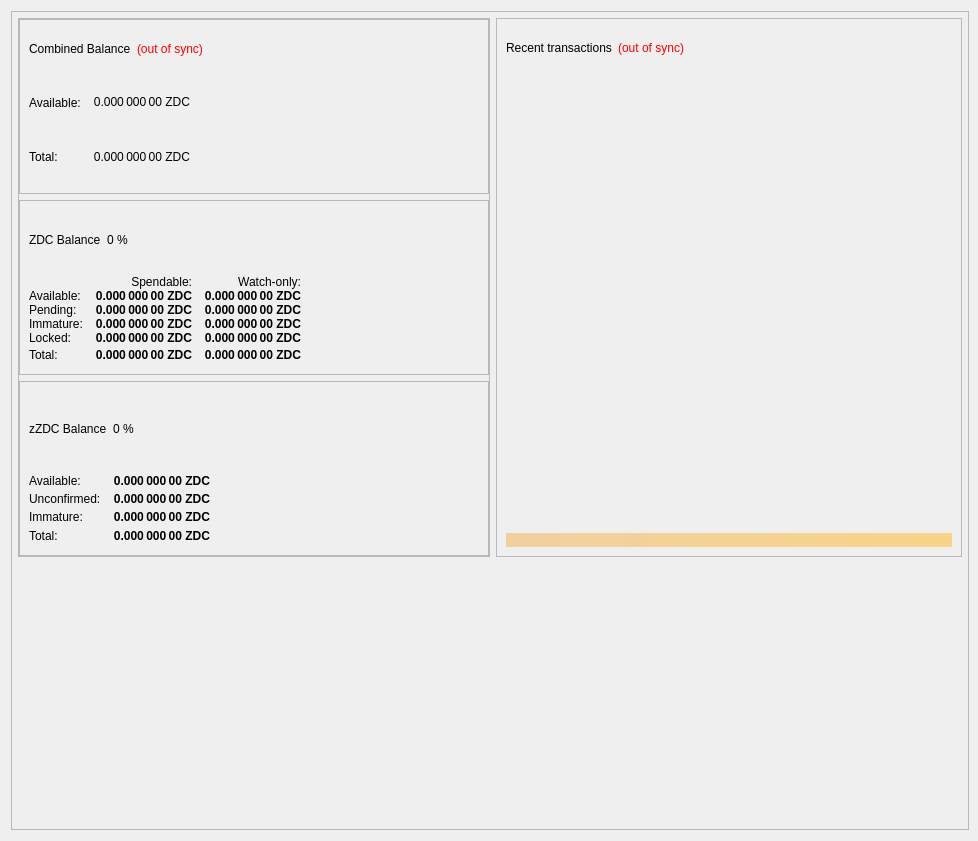
<?xml version="1.0" encoding="UTF-8"?>
<ui version="4.0">
 <class>OverviewPage</class>
 <widget class="QWidget" name="OverviewPage">
  <property name="geometry">
   <rect>
    <x>0</x>
    <y>0</y>
    <width>978</width>
    <height>841</height>
   </rect>
  </property>
  <property name="minimumSize">
   <size>
    <width>960</width>
    <height>682</height>
   </size>
  </property>
  <property name="windowTitle">
   <string>Form</string>
  </property>
  <layout class="QVBoxLayout" name="topLayout" stretch="1">
   <property name="rightMargin">
    <number>9</number>
   </property>
   <item>
    <widget class="QFrame" name="frame_BG">
     <property name="minimumSize">
      <size>
       <width>850</width>
       <height>610</height>
      </size>
     </property>
     <property name="maximumSize">
      <size>
       <width>16777215</width>
       <height>16777215</height>
      </size>
     </property>
     <property name="frameShape">
      <enum>QFrame::StyledPanel</enum>
     </property>
     <property name="frameShadow">
      <enum>QFrame::Raised</enum>
     </property>
     <layout class="QVBoxLayout" name="verticalLayout_3" stretch="0,0">
      <property name="leftMargin">
       <number>0</number>
      </property>
      <property name="topMargin">
       <number>0</number>
      </property>
      <property name="rightMargin">
       <number>0</number>
      </property>
      <property name="bottomMargin">
       <number>6</number>
      </property>
      <item>
       <layout class="QVBoxLayout" name="verticalLayout_Master" stretch="0,1">
        <property name="leftMargin">
         <number>0</number>
        </property>
        <property name="topMargin">
         <number>0</number>
        </property>
        <property name="rightMargin">
         <number>0</number>
        </property>
        <property name="bottomMargin">
         <number>0</number>
        </property>
        <item>
         <widget class="QFrame" name="frame_Header">
          <layout class="QVBoxLayout" name="verticalLayout_Header">
           <property name="leftMargin">
            <number>0</number>
           </property>
           <property name="topMargin">
            <number>0</number>
           </property>
           <property name="rightMargin">
            <number>0</number>
           </property>
           <property name="bottomMargin">
            <number>0</number>
           </property>
          </layout>
         </widget>
        </item>
        <item>
         <widget class="QFrame" name="frame_Content">
          <layout class="QVBoxLayout" name="verticalLayout_Content">
           <property name="leftMargin">
            <number>6</number>
           </property>
           <property name="topMargin">
            <number>0</number>
           </property>
           <property name="rightMargin">
            <number>6</number>
           </property>
           <property name="bottomMargin">
            <number>0</number>
           </property>
           <item>
            <layout class="QHBoxLayout" name="horizontalLayout_Content" stretch="1,1">
             <property name="spacing">
              <number>6</number>
             </property>
             <item>
              <layout class="QVBoxLayout" name="verticalLayout_left" stretch="1">
               <item>
                <widget class="QFrame" name="frameObfuscation">
                 <property name="minimumSize">
                  <size>
                   <width>0</width>
                   <height>0</height>
                  </size>
                 </property>
                 <property name="frameShape">
                  <enum>QFrame::StyledPanel</enum>
                 </property>
                 <property name="frameShadow">
                  <enum>QFrame::Raised</enum>
                 </property>
                 <layout class="QVBoxLayout" name="verticalLayout" stretch="0,0,0">
                  <property name="leftMargin">
                   <number>0</number>
                  </property>
                  <property name="topMargin">
                   <number>0</number>
                  </property>
                  <property name="rightMargin">
                   <number>0</number>
                  </property>
                  <property name="bottomMargin">
                   <number>0</number>
                  </property>
                  <item>
                   <widget class="QFrame" name="frame_CombinedBalances">
                    <property name="minimumSize">
                     <size>
                      <width>470</width>
                      <height>0</height>
                     </size>
                    </property>
                    <property name="frameShape">
                     <enum>QFrame::StyledPanel</enum>
                    </property>
                    <property name="frameShadow">
                     <enum>QFrame::Raised</enum>
                    </property>
                    <layout class="QVBoxLayout" name="verticalLayout_5">
                     <property name="spacing">
                      <number>6</number>
                     </property>
                     <property name="sizeConstraint">
                      <enum>QLayout::SetNoConstraint</enum>
                     </property>
                     <item>
                      <layout class="QHBoxLayout" name="horizontalLayout_5" stretch="0,0,0">
                       <item>
                        <widget class="QLabel" name="label_5z">
                         <property name="minimumSize">
                          <size>
                           <width>0</width>
                           <height>20</height>
                          </size>
                         </property>
                         <property name="maximumSize">
                          <size>
                           <width>16777215</width>
                           <height>40</height>
                          </size>
                         </property>
                         <property name="font">
                          <font>
                           <weight>50</weight>
                           <bold>false</bold>
                          </font>
                         </property>
                         <property name="toolTip">
                          <string>Combined Balance (including unconfirmed and immature coins)</string>
                         </property>
                         <property name="text">
                          <string>Combined Balance</string>
                         </property>
                        </widget>
                       </item>
                       <item>
                        <widget class="QLabel" name="labelWalletStatus">
                         <property name="maximumSize">
                          <size>
                           <width>16777215</width>
                           <height>40</height>
                          </size>
                         </property>
                         <property name="cursor">
                          <cursorShape>WhatsThisCursor</cursorShape>
                         </property>
                         <property name="toolTip">
                          <string>The displayed information may be out of date. Your wallet automatically synchronizes with the Zodiac network after a connection is established, but this process has not completed yet.</string>
                         </property>
                         <property name="styleSheet">
                          <string notr="true">QLabel { color: red; }</string>
                         </property>
                         <property name="text">
                          <string notr="true">(out of sync)</string>
                         </property>
                         <property name="alignment">
                          <set>Qt::AlignLeading|Qt::AlignLeft|Qt::AlignVCenter</set>
                         </property>
                        </widget>
                       </item>
                       <item>
                        <spacer name="horizontalSpacer_1">
                         <property name="orientation">
                          <enum>Qt::Horizontal</enum>
                         </property>
                         <property name="sizeHint" stdset="0">
                          <size>
                           <width>40</width>
                           <height>20</height>
                          </size>
                         </property>
                        </spacer>
                       </item>
                      </layout>
                     </item>
                     <item>
                      <layout class="QGridLayout" name="gridLayout_3">
                       <property name="horizontalSpacing">
                        <number>12</number>
                       </property>
                       <property name="verticalSpacing">
                        <number>0</number>
                       </property>
                       <item row="1" column="0">
                        <widget class="QLabel" name="labelBalanceTextz">
                         <property name="text">
                          <string>Available:</string>
                         </property>
                        </widget>
                       </item>
                       <item row="1" column="1">
                        <widget class="QLabel" name="labelBalancez">
                         <property name="font">
                          <font>
                           <weight>50</weight>
                           <bold>false</bold>
                          </font>
                         </property>
                         <property name="cursor">
                          <cursorShape>IBeamCursor</cursorShape>
                         </property>
                         <property name="toolTip">
                          <string>Your current spendable balance</string>
                         </property>
                         <property name="text">
                          <string notr="true">0.000 000 00 ZDC</string>
                         </property>
                         <property name="alignment">
                          <set>Qt::AlignRight|Qt::AlignTrailing|Qt::AlignVCenter</set>
                         </property>
                         <property name="textInteractionFlags">
                          <set>Qt::LinksAccessibleByMouse|Qt::TextSelectableByKeyboard|Qt::TextSelectableByMouse</set>
                         </property>
                        </widget>
                       </item>
                       <item row="2" column="0">
                        <widget class="QLabel" name="labelTotalTextz">
                         <property name="text">
                          <string>Total:</string>
                         </property>
                        </widget>
                       </item>
                       <item row="2" column="1">
                        <widget class="QLabel" name="labelTotalz">
                         <property name="font">
                          <font>
                           <weight>50</weight>
                           <bold>false</bold>
                          </font>
                         </property>
                         <property name="cursor">
                          <cursorShape>IBeamCursor</cursorShape>
                         </property>
                         <property name="toolTip">
                          <string>Total Balance, including all unavailable coins.</string>
                         </property>
                         <property name="text">
                          <string notr="true">0.000 000 00 ZDC</string>
                         </property>
                         <property name="alignment">
                          <set>Qt::AlignRight|Qt::AlignTrailing|Qt::AlignVCenter</set>
                         </property>
                         <property name="textInteractionFlags">
                          <set>Qt::LinksAccessibleByMouse|Qt::TextSelectableByKeyboard|Qt::TextSelectableByMouse</set>
                         </property>
                        </widget>
                       </item>
                       <item row="2" column="3">
                        <spacer name="horizontalSpacer_2">
                         <property name="orientation">
                          <enum>Qt::Horizontal</enum>
                         </property>
                         <property name="sizeHint" stdset="0">
                          <size>
                           <width>40</width>
                           <height>0</height>
                          </size>
                         </property>
                        </spacer>
                       </item>
                      </layout>
                     </item>
                    </layout>
                   </widget>
                  </item>
                  <item>
                   <widget class="QFrame" name="frame_Balances">
                    <property name="frameShape">
                     <enum>QFrame::StyledPanel</enum>
                    </property>
                    <property name="frameShadow">
                     <enum>QFrame::Raised</enum>
                    </property>
                    <layout class="QVBoxLayout" name="verticalLayout_4">
                     <item>
                      <layout class="QHBoxLayout" name="horizontalLayout_4">
                       <item>
                        <widget class="QLabel" name="label_5">
                         <property name="minimumSize">
                          <size>
                           <width>0</width>
                           <height>20</height>
                          </size>
                         </property>
                         <property name="font">
                          <font>
                           <weight>50</weight>
                           <bold>false</bold>
                          </font>
                         </property>
                         <property name="text">
                          <string>ZDC Balance</string>
                         </property>
                        </widget>
                       </item>
                       <item>
                        <widget class="QLabel" name="labelZDCPercent">
                         <property name="text">
                          <string notr="true">0 %</string>
                         </property>
                        </widget>
                       </item>
                       <item>
                        <spacer name="horizontalSpacer_3">
                         <property name="orientation">
                          <enum>Qt::Horizontal</enum>
                         </property>
                         <property name="sizeHint" stdset="0">
                          <size>
                           <width>40</width>
                           <height>20</height>
                          </size>
                         </property>
                        </spacer>
                       </item>
                      </layout>
                     </item>
                     <item>
                      <layout class="QGridLayout" name="gridLayout">
                       <property name="horizontalSpacing">
                        <number>12</number>
                       </property>
                       <property name="verticalSpacing">
                        <number>0</number>
                       </property>
                       <item row="0" column="1">
                        <widget class="QLabel" name="labelSpendable">
                         <property name="text">
                          <string>Spendable:</string>
                         </property>
                         <property name="alignment">
                          <set>Qt::AlignRight|Qt::AlignTrailing|Qt::AlignVCenter</set>
                         </property>
                        </widget>
                       </item>
                       <item row="0" column="2">
                        <widget class="QLabel" name="labelWatchonly">
                         <property name="text">
                          <string>Watch-only:</string>
                         </property>
                         <property name="alignment">
                          <set>Qt::AlignRight|Qt::AlignTrailing|Qt::AlignVCenter</set>
                         </property>
                        </widget>
                       </item>
                       <item row="1" column="0">
                        <widget class="QLabel" name="labelBalanceText">
                         <property name="text">
                          <string>Available:</string>
                         </property>
                        </widget>
                       </item>
                       <item row="1" column="1">
                        <widget class="QLabel" name="labelBalance">
                         <property name="font">
                          <font>
                           <weight>75</weight>
                           <bold>true</bold>
                          </font>
                         </property>
                         <property name="cursor">
                          <cursorShape>IBeamCursor</cursorShape>
                         </property>
                         <property name="toolTip">
                          <string>Your current spendable balance</string>
                         </property>
                         <property name="text">
                          <string notr="true">0.000 000 00 ZDC</string>
                         </property>
                         <property name="alignment">
                          <set>Qt::AlignRight|Qt::AlignTrailing|Qt::AlignVCenter</set>
                         </property>
                         <property name="textInteractionFlags">
                          <set>Qt::LinksAccessibleByMouse|Qt::TextSelectableByKeyboard|Qt::TextSelectableByMouse</set>
                         </property>
                        </widget>
                       </item>
                       <item row="1" column="2">
                        <widget class="QLabel" name="labelWatchAvailable">
                         <property name="font">
                          <font>
                           <weight>75</weight>
                           <bold>true</bold>
                          </font>
                         </property>
                         <property name="cursor">
                          <cursorShape>IBeamCursor</cursorShape>
                         </property>
                         <property name="toolTip">
                          <string>Your current balance in watch-only addresses</string>
                         </property>
                         <property name="text">
                          <string notr="true">0.000 000 00 ZDC</string>
                         </property>
                         <property name="alignment">
                          <set>Qt::AlignRight|Qt::AlignTrailing|Qt::AlignVCenter</set>
                         </property>
                         <property name="textInteractionFlags">
                          <set>Qt::LinksAccessibleByMouse|Qt::TextSelectableByKeyboard|Qt::TextSelectableByMouse</set>
                         </property>
                        </widget>
                       </item>
                       <item row="2" column="0">
                        <widget class="QLabel" name="labelPendingText">
                         <property name="text">
                          <string>Pending:</string>
                         </property>
                        </widget>
                       </item>
                       <item row="2" column="1">
                        <widget class="QLabel" name="labelUnconfirmed">
                         <property name="font">
                          <font>
                           <weight>75</weight>
                           <bold>true</bold>
                          </font>
                         </property>
                         <property name="cursor">
                          <cursorShape>IBeamCursor</cursorShape>
                         </property>
                         <property name="toolTip">
                          <string>Total of transactions that have yet to be confirmed, and do not yet count toward the spendable balance</string>
                         </property>
                         <property name="text">
                          <string notr="true">0.000 000 00 ZDC</string>
                         </property>
                         <property name="alignment">
                          <set>Qt::AlignRight|Qt::AlignTrailing|Qt::AlignVCenter</set>
                         </property>
                         <property name="textInteractionFlags">
                          <set>Qt::LinksAccessibleByMouse|Qt::TextSelectableByKeyboard|Qt::TextSelectableByMouse</set>
                         </property>
                        </widget>
                       </item>
                       <item row="2" column="2">
                        <widget class="QLabel" name="labelWatchPending">
                         <property name="font">
                          <font>
                           <weight>75</weight>
                           <bold>true</bold>
                          </font>
                         </property>
                         <property name="cursor">
                          <cursorShape>IBeamCursor</cursorShape>
                         </property>
                         <property name="toolTip">
                          <string>Unconfirmed transactions to watch-only addresses</string>
                         </property>
                         <property name="text">
                          <string notr="true">0.000 000 00 ZDC</string>
                         </property>
                         <property name="alignment">
                          <set>Qt::AlignRight|Qt::AlignTrailing|Qt::AlignVCenter</set>
                         </property>
                         <property name="textInteractionFlags">
                          <set>Qt::LinksAccessibleByMouse|Qt::TextSelectableByKeyboard|Qt::TextSelectableByMouse</set>
                         </property>
                        </widget>
                       </item>
                       <item row="3" column="0">
                        <widget class="QLabel" name="labelImmatureText">
                         <property name="text">
                          <string>Immature:</string>
                         </property>
                        </widget>
                       </item>
                       <item row="3" column="1">
                        <widget class="QLabel" name="labelImmature">
                         <property name="font">
                          <font>
                           <weight>75</weight>
                           <bold>true</bold>
                          </font>
                         </property>
                         <property name="cursor">
                          <cursorShape>IBeamCursor</cursorShape>
                         </property>
                         <property name="toolTip">
                          <string>Staked or masternode rewards that has not yet matured</string>
                         </property>
                         <property name="text">
                          <string notr="true">0.000 000 00 ZDC</string>
                         </property>
                         <property name="alignment">
                          <set>Qt::AlignRight|Qt::AlignTrailing|Qt::AlignVCenter</set>
                         </property>
                         <property name="textInteractionFlags">
                          <set>Qt::LinksAccessibleByMouse|Qt::TextSelectableByKeyboard|Qt::TextSelectableByMouse</set>
                         </property>
                        </widget>
                       </item>
                       <item row="3" column="2">
                        <widget class="QLabel" name="labelWatchImmature">
                         <property name="font">
                          <font>
                           <weight>75</weight>
                           <bold>true</bold>
                          </font>
                         </property>
                         <property name="cursor">
                          <cursorShape>IBeamCursor</cursorShape>
                         </property>
                         <property name="toolTip">
                          <string>Staked or masternode rewards in watch-only addresses that has not yet matured</string>
                         </property>
                         <property name="text">
                          <string notr="true">0.000 000 00 ZDC</string>
                         </property>
                         <property name="alignment">
                          <set>Qt::AlignRight|Qt::AlignTrailing|Qt::AlignVCenter</set>
                         </property>
                         <property name="textInteractionFlags">
                          <set>Qt::LinksAccessibleByMouse|Qt::TextSelectableByKeyboard|Qt::TextSelectableByMouse</set>
                         </property>
                        </widget>
                       </item>
                       <item row="4" column="0">
                        <widget class="QLabel" name="labelLockedBalanceText">
                         <property name="toolTip">
                          <string>Locked ZDC or Masternode collaterals. These are excluded from zZDC minting.</string>
                         </property>
                         <property name="text">
                          <string>Locked:</string>
                         </property>
                        </widget>
                       </item>
                       <item row="4" column="1">
                        <widget class="QLabel" name="labelLockedBalance">
                         <property name="font">
                          <font>
                           <weight>75</weight>
                           <bold>true</bold>
                          </font>
                         </property>
                         <property name="cursor">
                          <cursorShape>IBeamCursor</cursorShape>
                         </property>
                         <property name="toolTip">
                          <string>Locked ZDC or Masternode collaterals. These are excluded from zZDC minting.</string>
                         </property>
                         <property name="text">
                          <string notr="true">0.000 000 00 ZDC</string>
                         </property>
                         <property name="alignment">
                          <set>Qt::AlignRight|Qt::AlignTrailing|Qt::AlignVCenter</set>
                         </property>
                         <property name="textInteractionFlags">
                          <set>Qt::LinksAccessibleByMouse|Qt::TextSelectableByKeyboard|Qt::TextSelectableByMouse</set>
                         </property>
                        </widget>
                       </item>
                       <item row="4" column="2">
                        <widget class="QLabel" name="labelWatchLocked">
                         <property name="font">
                          <font>
                           <weight>75</weight>
                           <bold>true</bold>
                          </font>
                         </property>
                         <property name="cursor">
                          <cursorShape>IBeamCursor</cursorShape>
                         </property>
                         <property name="toolTip">
                          <string>Current locked balance in watch-only addresses</string>
                         </property>
                         <property name="text">
                          <string notr="true">0.000 000 00 ZDC</string>
                         </property>
                         <property name="alignment">
                          <set>Qt::AlignRight|Qt::AlignTrailing|Qt::AlignVCenter</set>
                         </property>
                         <property name="textInteractionFlags">
                          <set>Qt::LinksAccessibleByMouse|Qt::TextSelectableByKeyboard|Qt::TextSelectableByMouse</set>
                         </property>
                        </widget>
                       </item>
                       <item row="5" column="0">
                        <widget class="QLabel" name="labelTotalText">
                         <property name="toolTip">
                          <string>Your current Zodiac balance, unconfirmed and immature transactions included</string>
                         </property>
                         <property name="text">
                          <string>Total:</string>
                         </property>
                        </widget>
                       </item>
                       <item row="5" column="1">
                        <widget class="QLabel" name="labelTotal">
                         <property name="font">
                          <font>
                           <weight>75</weight>
                           <bold>true</bold>
                          </font>
                         </property>
                         <property name="cursor">
                          <cursorShape>IBeamCursor</cursorShape>
                         </property>
                         <property name="toolTip">
                          <string>Your current Zodiac balance, unconfirmed and immature transactions included</string>
                         </property>
                         <property name="text">
                          <string notr="true">0.000 000 00 ZDC</string>
                         </property>
                         <property name="alignment">
                          <set>Qt::AlignRight|Qt::AlignTrailing|Qt::AlignVCenter</set>
                         </property>
                         <property name="textInteractionFlags">
                          <set>Qt::LinksAccessibleByMouse|Qt::TextSelectableByKeyboard|Qt::TextSelectableByMouse</set>
                         </property>
                        </widget>
                       </item>
                       <item row="5" column="2">
                        <widget class="QLabel" name="labelWatchTotal">
                         <property name="font">
                          <font>
                           <weight>75</weight>
                           <bold>true</bold>
                          </font>
                         </property>
                         <property name="cursor">
                          <cursorShape>IBeamCursor</cursorShape>
                         </property>
                         <property name="toolTip">
                          <string>Current total balance in watch-only addresses</string>
                         </property>
                         <property name="text">
                          <string notr="true">0.000 000 00 ZDC</string>
                         </property>
                         <property name="alignment">
                          <set>Qt::AlignRight|Qt::AlignTrailing|Qt::AlignVCenter</set>
                         </property>
                         <property name="textInteractionFlags">
                          <set>Qt::LinksAccessibleByMouse|Qt::TextSelectableByKeyboard|Qt::TextSelectableByMouse</set>
                         </property>
                        </widget>
                       </item>
                       <item row="5" column="3">
                        <spacer name="horizontalSpacer_9">
                         <property name="orientation">
                          <enum>Qt::Horizontal</enum>
                         </property>
                         <property name="sizeHint" stdset="0">
                          <size>
                           <width>40</width>
                           <height>20</height>
                          </size>
                         </property>
                        </spacer>
                       </item>
                      </layout>
                     </item>
                    </layout>
                   </widget>
                  </item>
                  <item>
                   <widget class="QFrame" name="frame_ZerocoinBalances">
                    <property name="frameShape">
                     <enum>QFrame::StyledPanel</enum>
                    </property>
                    <property name="frameShadow">
                     <enum>QFrame::Raised</enum>
                    </property>
                    <layout class="QVBoxLayout" name="verticalLayout_7">
                     <item>
                      <layout class="QHBoxLayout" name="horizontalLayout_8" stretch="0,0,0">
                       <item>
                        <widget class="QLabel" name="label_5z_3">
                         <property name="minimumSize">
                          <size>
                           <width>0</width>
                           <height>20</height>
                          </size>
                         </property>
                         <property name="font">
                          <font>
                           <weight>50</weight>
                           <bold>false</bold>
                          </font>
                         </property>
                         <property name="text">
                          <string>zZDC Balance</string>
                         </property>
                        </widget>
                       </item>
                       <item>
                        <widget class="QLabel" name="labelzZDCPercent">
                         <property name="text">
                          <string notr="true">0 %</string>
                         </property>
                        </widget>
                       </item>
                       <item>
                        <spacer name="horizontalSpacer_11">
                         <property name="orientation">
                          <enum>Qt::Horizontal</enum>
                         </property>
                         <property name="sizeHint" stdset="0">
                          <size>
                           <width>40</width>
                           <height>20</height>
                          </size>
                         </property>
                        </spacer>
                       </item>
                      </layout>
                     </item>
                     <item>
                      <layout class="QGridLayout" name="gridLayout_5">
                       <property name="horizontalSpacing">
                        <number>12</number>
                       </property>
                       <property name="verticalSpacing">
                        <number>0</number>
                       </property>
                       <item row="1" column="0">
                        <widget class="QLabel" name="labelzBalanceMatureText">
                         <property name="toolTip">
                          <string>Mature: more than 20 confirmation and more than 1 mint of the same denomination after it was minted.
These zZDC are spendable.</string>
                         </property>
                         <property name="text">
                          <string>Available:</string>
                         </property>
                        </widget>
                       </item>
                       <item row="1" column="1">
                        <widget class="QLabel" name="labelzBalanceMature">
                         <property name="font">
                          <font>
                           <weight>75</weight>
                           <bold>true</bold>
                          </font>
                         </property>
                         <property name="toolTip">
                          <string>Mature: more than 20 confirmation and more than 1 mint of the same denomination after it was minted.
These zZDC are spendable.</string>
                         </property>
                         <property name="text">
                          <string notr="true">0.000 000 00 ZDC</string>
                         </property>
                         <property name="alignment">
                          <set>Qt::AlignRight|Qt::AlignTrailing|Qt::AlignVCenter</set>
                         </property>
                        </widget>
                       </item>
                       <item row="2" column="0">
                        <widget class="QLabel" name="labelzBalanceUnconfirmedText">
                         <property name="toolTip">
                          <string>Unconfirmed: less than 20 confirmations
Immature: confirmed, but less than 3 mints of the same denomination after it was minted</string>
                         </property>
                         <property name="text">
                          <string>Unconfirmed:</string>
                         </property>
                        </widget>
                       </item>
                       <item row="2" column="1">
                        <widget class="QLabel" name="labelzBalanceUnconfirmed">
                         <property name="font">
                          <font>
                           <weight>75</weight>
                           <bold>true</bold>
                          </font>
                         </property>
                         <property name="toolTip">
                          <string>Unconfirmed: less than 20 confirmations
Immature: confirmed, but less than 3 mints of the same denomination after it was minted</string>
                         </property>
                         <property name="text">
                          <string notr="true">0.000 000 00 ZDC</string>
                         </property>
                         <property name="alignment">
                          <set>Qt::AlignRight|Qt::AlignTrailing|Qt::AlignVCenter</set>
                         </property>
                        </widget>
                       </item>
                       <item row="3" column="0">
                        <widget class="QLabel" name="labelzBalanceImmatureText">
                         <property name="toolTip">
                          <string>Unconfirmed: less than 20 confirmations
Immature: confirmed, but less than 3 mints of the same denomination after it was minted</string>
                         </property>
                         <property name="text">
                          <string>Immature:</string>
                         </property>
                        </widget>
                       </item>
                       <item row="3" column="1">
                        <widget class="QLabel" name="labelzBalanceImmature">
                         <property name="font">
                          <font>
                           <weight>75</weight>
                           <bold>true</bold>
                          </font>
                         </property>
                         <property name="toolTip">
                          <string>Unconfirmed: less than 20 confirmations
Immature: confirmed, but less than 3 mints of the same denomination after it was minted</string>
                         </property>
                         <property name="text">
                          <string notr="true">0.000 000 00 ZDC</string>
                         </property>
                         <property name="alignment">
                          <set>Qt::AlignRight|Qt::AlignTrailing|Qt::AlignVCenter</set>
                         </property>
                        </widget>
                       </item>
                       <item row="4" column="0">
                        <widget class="QLabel" name="labelzBalanceText">
                         <property name="toolTip">
                          <string>Your current zZDC balance, unconfirmed and immature zZDC included.</string>
                         </property>
                         <property name="text">
                          <string>Total:</string>
                         </property>
                        </widget>
                       </item>
                       <item row="4" column="1">
                        <widget class="QLabel" name="labelzBalance">
                         <property name="font">
                          <font>
                           <weight>75</weight>
                           <bold>true</bold>
                          </font>
                         </property>
                         <property name="cursor">
                          <cursorShape>IBeamCursor</cursorShape>
                         </property>
                         <property name="toolTip">
                          <string>Your current zZDC balance, unconfirmed and immature zZDC included.</string>
                         </property>
                         <property name="text">
                          <string notr="true">0.000 000 00 ZDC</string>
                         </property>
                         <property name="alignment">
                          <set>Qt::AlignRight|Qt::AlignTrailing|Qt::AlignVCenter</set>
                         </property>
                         <property name="textInteractionFlags">
                          <set>Qt::LinksAccessibleByMouse|Qt::TextSelectableByKeyboard|Qt::TextSelectableByMouse</set>
                         </property>
                        </widget>
                       </item>
                       <item row="4" column="2">
                        <spacer name="horizontalSpacer_4">
                         <property name="orientation">
                          <enum>Qt::Horizontal</enum>
                         </property>
                         <property name="sizeHint" stdset="0">
                          <size>
                           <width>40</width>
                           <height>20</height>
                          </size>
                         </property>
                        </spacer>
                       </item>
                      </layout>
                     </item>
                    </layout>
                   </widget>
                  </item>
                 </layout>
                </widget>
               </item>
              </layout>
             </item>
             <item>
              <layout class="QVBoxLayout" name="verticalLayout_right" stretch="1">
               <item>
                <widget class="QFrame" name="frame_RecentTransactions">
                 <property name="minimumSize">
                  <size>
                   <width>0</width>
                   <height>0</height>
                  </size>
                 </property>
                 <property name="maximumSize">
                  <size>
                   <width>550</width>
                   <height>16777215</height>
                  </size>
                 </property>
                 <property name="frameShape">
                  <enum>QFrame::StyledPanel</enum>
                 </property>
                 <property name="frameShadow">
                  <enum>QFrame::Raised</enum>
                 </property>
                 <layout class="QVBoxLayout" name="verticalLayout_1" stretch="0,0,0">
                  <item>
                   <layout class="QHBoxLayout" name="horizontalLayout_2">
                    <item>
                     <widget class="QLabel" name="label_4">
                      <property name="minimumSize">
                       <size>
                        <width>0</width>
                        <height>40</height>
                       </size>
                      </property>
                      <property name="font">
                       <font>
                        <weight>50</weight>
                        <bold>false</bold>
                       </font>
                      </property>
                      <property name="text">
                       <string>Recent transactions</string>
                      </property>
                     </widget>
                    </item>
                    <item>
                     <widget class="QLabel" name="labelTransactionsStatus">
                      <property name="cursor">
                       <cursorShape>WhatsThisCursor</cursorShape>
                      </property>
                      <property name="toolTip">
                       <string>The displayed information may be out of date. Your wallet automatically synchronizes with the Zodiac network after a connection is established, but this process has not completed yet.</string>
                      </property>
                      <property name="styleSheet">
                       <string notr="true">QLabel { color: red; }</string>
                      </property>
                      <property name="text">
                       <string notr="true">(out of sync)</string>
                      </property>
                      <property name="alignment">
                       <set>Qt::AlignRight|Qt::AlignTrailing|Qt::AlignVCenter</set>
                      </property>
                     </widget>
                    </item>
                    <item>
                     <spacer name="horizontalSpacer">
                      <property name="orientation">
                       <enum>Qt::Horizontal</enum>
                      </property>
                      <property name="sizeHint" stdset="0">
                       <size>
                        <width>40</width>
                        <height>20</height>
                       </size>
                      </property>
                     </spacer>
                    </item>
                   </layout>
                  </item>
                  <item>
                   <widget class="QListView" name="listTransactions">
                    <property name="minimumSize">
                     <size>
                      <width>0</width>
                      <height>0</height>
                     </size>
                    </property>
                    <property name="styleSheet">
                     <string notr="true">QListView { background: transparent; }</string>
                    </property>
                    <property name="frameShape">
                     <enum>QFrame::NoFrame</enum>
                    </property>
                    <property name="verticalScrollBarPolicy">
                     <enum>Qt::ScrollBarAlwaysOff</enum>
                    </property>
                    <property name="horizontalScrollBarPolicy">
                     <enum>Qt::ScrollBarAlwaysOff</enum>
                    </property>
                    <property name="selectionMode">
                     <enum>QAbstractItemView::NoSelection</enum>
                    </property>
                   </widget>
                  </item>
                  <item>
                   <widget class="QLabel" name="labelAlerts">
                    <property name="maximumSize">
                     <size>
                      <width>16777215</width>
                      <height>16777215</height>
                     </size>
                    </property>
                    <property name="styleSheet">
                     <string notr="true">background-color: qlineargradient(x1: 0, y1: 0, x2: 1, y2: 0, stop:0 #F0D0A0, stop:1 #F8D488); color:#000000;</string>
                    </property>
                    <property name="text">
                     <string/>
                    </property>
                    <property name="wordWrap">
                     <bool>true</bool>
                    </property>
                    <property name="margin">
                     <number>3</number>
                    </property>
                   </widget>
                  </item>
                 </layout>
                </widget>
               </item>
              </layout>
             </item>
            </layout>
           </item>
          </layout>
         </widget>
        </item>
       </layout>
      </item>
      <item>
       <widget class="QLabel" name="exchangeFrame">
        <property name="minimumSize">
         <size>
          <width>0</width>
          <height>260</height>
         </size>
        </property>
        <property name="maximumSize">
         <size>
          <width>16777215</width>
          <height>260</height>
         </size>
        </property>
        <property name="text">
         <string/>
        </property>
        <property name="alignment">
         <set>Qt::AlignRight|Qt::AlignTrailing|Qt::AlignVCenter</set>
        </property>
       </widget>
      </item>
     </layout>
    </widget>
   </item>
  </layout>
 </widget>
 <resources/>
 <connections/>
</ui>
